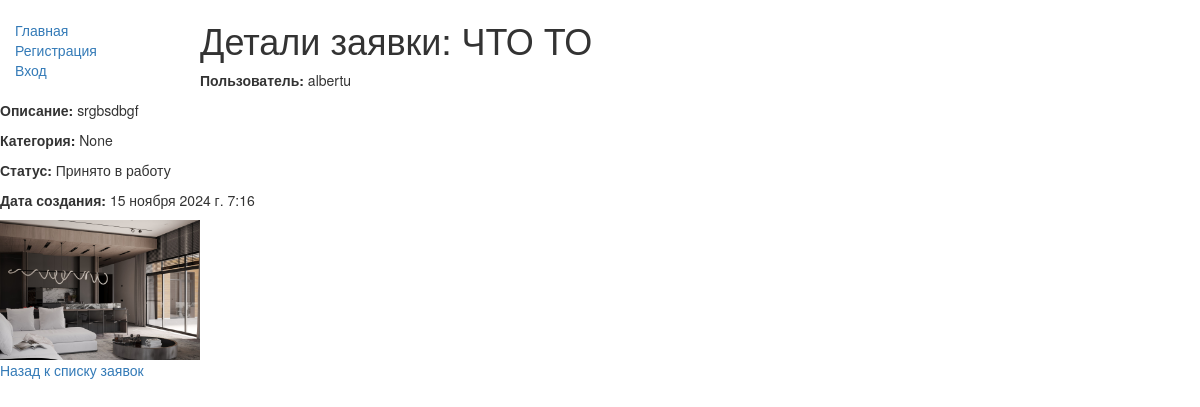
The page /main/application/1 on the database as committed earlier.
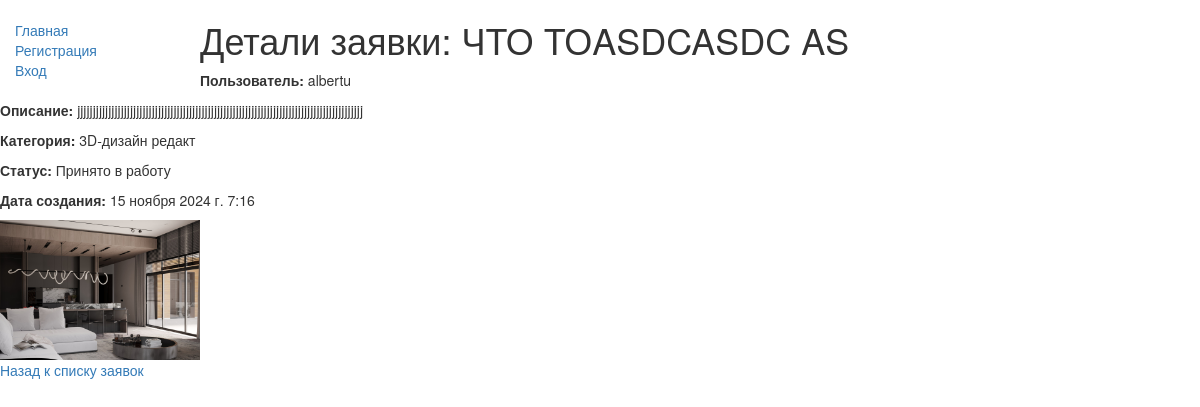
The same page on the database as committed later.
### main/models.py (models this page shows, shortened)
class Application(models.Model):
    STATUS_CHOICES = [
        ('new', 'Новая'),
        ('in_progress', 'Принято в работу'),
        ('completed', 'Выполнено'),
    ]
    user = models.ForeignKey(CustomUser, on_delete=models.CASCADE)
    title = models.CharField(max_length=100)
    description = models.TextField()
    category = models.ForeignKey(Category, on_delete=models.SET_NULL, null=True, blank=True)
    status = models.CharField(max_length=20, choices=STATUS_CHOICES, default='new')
    created_at = models.DateTimeField(auto_now_add=True)
    image = models.ImageField(upload_to = 'application/', blank=True, null=True)

class CustomUser(AbstractUser):
    security_question  = models.ForeignKey('SecurityQuestion', on_delete=models.SET_NULL, null=True, blank=True)
    security_answer  = models.CharField(max_length=255, null=True, blank=True)
    def __str__(self):
        return self.username

class Category(models.Model):
    name = models.CharField(max_length=50, unique=True)
    def __str__(self):
        return self.name

### main/views.py (the view, shortened to what this page needs)
# urls.py: path('application/<int:pk>', views.ApplicationDetailView.as_view(), name='application_detail'),
class ApplicationDetailView(DetailView):
    model = Application
    template_name = 'main/application_detail.html'
    context_object_name = 'application'
    def get_context_data(self, **kwargs):
        context = super().get_context_data(**kwargs)
        if self.request.user.is_superuser:
            context['status_form'] = ApplicationStatusForm(instance=self.object)
        return context

### main/templates/main/application_detail.html (shortened to what this page needs)
{% extends "basic.html" %}
{% block content %}
    <h1>Детали заявки: {{ application.title }}</h1>
    <p><strong>Пользователь:</strong> {{ application.user }}</p>
    <p><strong>Описание:</strong> {{ application.description }}</p>
    <p><strong>Категория:</strong> {{ application.category }}</p>
    <p><strong>Статус:</strong> {{ application.get_status_display }}</p>
    <p><strong>Дата создания:</strong> {{ application.created_at }}</p>
  {% if application.image %}
    <img src="{{ application.image.url }}" alt="Изображение заявки" style="width: 200px;">
  {% else %}
    <p>Изображение отсутствует.</p>
  {% endif %}
    <br>
    <a href="{% url 'application' %}">Назад к списку заявок</a>
{% endblock %}

Rows that differ between the two databases and show on the page:
changed Application "Принято в работу": title "ЧТО ТО" → "ЧТО ТОASDCASDC AS"; description "srgbsdbgf" → "jjjjjjjjjjjjjjjjjjjjjjjjjjjjjjjjjjjjjjjjjjjjjjjjjjjjjjjjjjjjjjjjjjjjjjjjjjjjjjjjjjjjjjjjjjjj"; category "None" → "3D-дизайн редакт"
